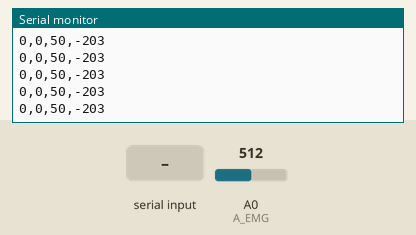
The sketch below on a simulated Arduino Uno, built with avr-gcc and run on an emulated ATmega328P. On the bench: the last lines printed to the serial monitor. The test bench sets the inputs (shaded band); at power-on: A0 (A_EMG) = 512.

Above: at 1.4 s.
1.5 s: A0 (A_EMG) set to 523
At 2.6 s:
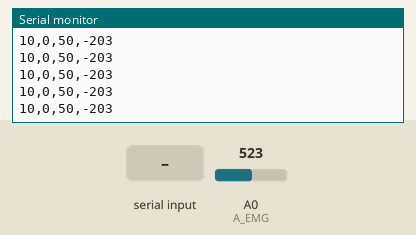
3.0 s: "C" received over Serial
At 3.46 s:
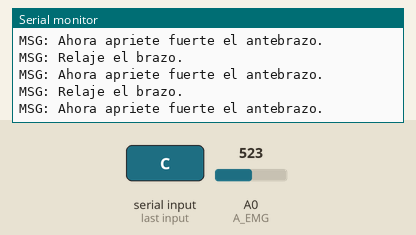
6.0 s: A0 (A_EMG) set to 511
At 6.7 s:
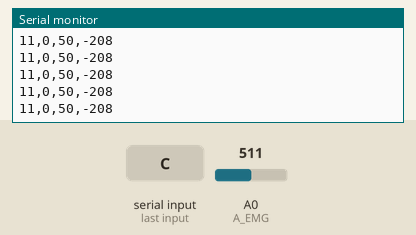
7.5 s: "c" received over Serial
At 7.88 s:
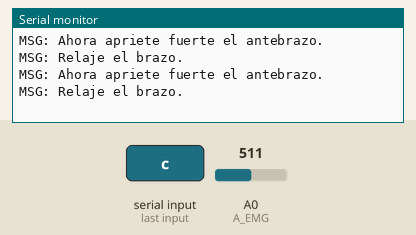
Timing chart, 0 to 9.1 s (numbered marks = the images above; inputs shaded):
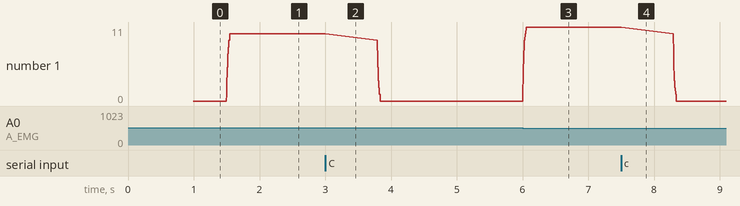

Measured:
- after the input at 1.5 s, the serial monitor: prints a new line at once (image 1)
- after the input at 6.0 s, the serial monitor: prints a new line at once (image 3)
- after the input at 7.5 s, the serial monitor: prints a new line at once (image 4)
- plotted number 1: 0 → 10 after the input at 1.5 s, 0 → 11 after the input at 6.0 s

The sketch:

sketch_oct23a.ino
```cpp
//Arduino: // EMG -> Geometry Dash con calibración por 5 ciclos de reposo/contracción (Arduino UNO)
// Incluye: envolvente EMA, histéresis, umbrales adaptativos robustos

const int A_EMG = A0;

// ---------- Parámetros ----------
const int N_REPS = 5;                 // Número de ciclos
const int N_SAMPLES_PER_PHASE = 500;  // Muestras por fase (~1s a 500Hz)
const float ALPHA_ENV = 0.12;
const int REFRACT_MS = 140;
const int MIN_TH_ABS = 50;
const float FRAC_MVC = 0.35;
const float RATIO_OFF = 0.55;
const int NOISE_MULT = 4;

// ---------- Estado ----------
int offset = 512;
float env = 0;
int TH_ON = 150, TH_OFF = 80;
bool active = false;
unsigned long tLast = 0;

enum Phase { CALM,
             SQUEEZE,
             DONE };
Phase phase = CALM;
int repIndex = 0;
int sampleCount = 0;

// Datos acumulados
long restSum = 0;
long restSumSq = 0;
int restN = 0;
int squeezePeak = 0;

// Arrays para acumular múltiples repeticiones
long restSums[N_REPS];
long restSqSums[N_REPS];
int squeezePeaks[N_REPS];

void startCalibration() {
  phase = CALM;
  repIndex = 0;
  sampleCount = 0;
  env = 0;
  for (int i = 0; i < N_REPS; i++) {
    restSums[i] = 0;
    restSqSums[i] = 0;
    squeezePeaks[i] = 0;
  }
  Serial.println("MSG: Calibrando... Reposo cuando se indique, luego apriete máximo cuando se indique.");
}

void finishCalibrationAndSetThresholds() {
  // Promedio de fases de reposo
  long totalRest = 0, totalRestSq = 0;
  for (int i = 0; i < N_REPS; i++) {
    totalRest += restSums[i];
    totalRestSq += restSqSums[i];
  }
  double meanRest = (double)totalRest / (N_REPS * N_SAMPLES_PER_PHASE);
  double varRest = ((double)totalRestSq / (N_REPS * N_SAMPLES_PER_PHASE)) - (meanRest * meanRest);
  if (varRest < 0) varRest = 0;
  double stdRest = sqrt(varRest);
  offset = (int)meanRest;

  // Promedio de contracciones máximas
  int peakTotal = 0;
  for (int i = 0; i < N_REPS; i++) peakTotal += squeezePeaks[i];
  int peakAvg = peakTotal / N_REPS;

  int byGain = (int)((peakAvg - meanRest) * FRAC_MVC);
  int byNoise = (int)(stdRest * NOISE_MULT);
  int add = max(byGain, max(byNoise, MIN_TH_ABS));

  TH_ON = (int)meanRest + add;
  TH_OFF = max(5, (int)(TH_ON * RATIO_OFF));

  Serial.print("#CAL baseline=");
  Serial.print((int)meanRest);
  Serial.print(" noise≈");
  Serial.print((int)stdRest);
  Serial.print(" peakAVG=");
  Serial.print(peakAvg);
  Serial.print(" => TH_ON=");
  Serial.print(TH_ON);
  Serial.print(" TH_OFF=");
  Serial.println(TH_OFF);

  phase = DONE;
}

void setup() {
  Serial.begin(115200);
  delay(200);
  startCalibration();
}

void loop() {
  if (Serial.available()) {
    char c = Serial.read();
    if (c == 'C' || c == 'c') startCalibration();
  }

  int raw = analogRead(A_EMG);
  int d = raw - offset;
  if (d < 0) d = -d;
  env += ALPHA_ENV * (d - env);

  if (phase != DONE) {
    if (phase == CALM) {
      restSums[repIndex] += raw;
      restSqSums[repIndex] += (long)raw * raw;
    } else if (phase == SQUEEZE) {
      if (raw > squeezePeaks[repIndex]) squeezePeaks[repIndex] = raw;
    }
    sampleCount++;

    if (sampleCount >= N_SAMPLES_PER_PHASE) {
      sampleCount = 0;
      if (phase == CALM) {
        phase = SQUEEZE;
        Serial.println("MSG: Ahora apriete fuerte el antebrazo.");
      } else {
        repIndex++;
        if (repIndex >= N_REPS) {
          finishCalibrationAndSetThresholds();
        } else {
          phase = CALM;
          Serial.println("MSG: Relaje el brazo.");
        }
      }
    }
    return;
  }

  // Lógica de activación (cuando calibrado)
  unsigned long now = millis();
  bool above = env > (TH_ON - offset);
  bool below = env < (TH_OFF - offset);

  if (!active && above && now - tLast >= REFRACT_MS) {
    active = true;
    tLast = now;
  } else if (active && below) {
    active = false;
  }

  // Telemetría
  int envInt = (int)env;
  Serial.print(envInt);
  Serial.print(',');
  Serial.print(active ? 1 : 0);
  Serial.print(',');
  Serial.print(TH_ON - offset);
  Serial.print(',');
  Serial.println(TH_OFF - offset);

  delay(2);  // ~500 Hz
}
```
